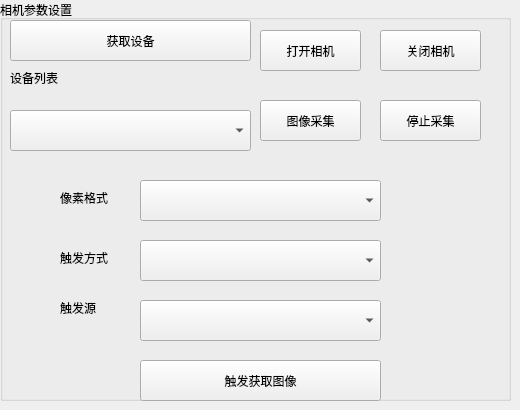
    <widget class="QWidget" name="tab">
     <attribute name="title">
      <string>调试界面</string>
     </attribute>
     <widget class="QGroupBox" name="Camera_Select">
      <property name="geometry">
       <rect>
        <x>0</x>
        <y>0</y>
        <width>511</width>
        <height>401</height>
       </rect>
      </property>
      <property name="title">
       <string>相机参数设置</string>
      </property>
      <widget class="QPushButton" name="UpdateDeviceList">
       <property name="geometry">
        <rect>
         <x>10</x>
         <y>20</y>
         <width>241</width>
         <height>41</height>
        </rect>
       </property>
       <property name="text">
        <string>获取设备</string>
       </property>
      </widget>
      <widget class="QPushButton" name="OpenDevice">
       <property name="geometry">
        <rect>
         <x>260</x>
         <y>30</y>
         <width>101</width>
         <height>41</height>
        </rect>
       </property>
       <property name="text">
        <string>打开相机</string>
       </property>
      </widget>
      <widget class="QPushButton" name="CloseDevice">
       <property name="geometry">
        <rect>
         <x>380</x>
         <y>30</y>
         <width>101</width>
         <height>41</height>
        </rect>
       </property>
       <property name="text">
        <string>关闭相机</string>
       </property>
      </widget>
      <widget class="QPushButton" name="StartAcquisition">
       <property name="geometry">
        <rect>
         <x>260</x>
         <y>100</y>
         <width>101</width>
         <height>41</height>
        </rect>
       </property>
       <property name="text">
        <string>图像采集</string>
       </property>
      </widget>
      <widget class="QPushButton" name="StopAcquisition">
       <property name="geometry">
        <rect>
         <x>380</x>
         <y>100</y>
         <width>101</width>
         <height>41</height>
        </rect>
       </property>
       <property name="text">
        <string>停止采集</string>
       </property>
      </widget>
      <widget class="QPushButton" name="TriggerSoftWare">
       <property name="geometry">
        <rect>
         <x>140</x>
         <y>360</y>
         <width>241</width>
         <height>41</height>
        </rect>
       </property>
       <property name="text">
        <string>触发获取图像</string>
       </property>
      </widget>
      <widget class="QLabel" name="PixelFormatLabel">
       <property name="geometry">
        <rect>
         <x>60</x>
         <y>190</y>
         <width>81</width>
         <height>16</height>
        </rect>
       </property>
       <property name="text">
        <string>像素格式</string>
       </property>
      </widget>
      <widget class="QLabel" name="TriggerSourceLabel">
       <property name="geometry">
        <rect>
         <x>60</x>
         <y>300</y>
         <width>81</width>
         <height>16</height>
        </rect>
       </property>
       <property name="text">
        <string>触发源</string>
       </property>
      </widget>
      <widget class="QComboBox" name="PixelFormat">
       <property name="geometry">
        <rect>
         <x>140</x>
         <y>180</y>
         <width>241</width>
         <height>41</height>
        </rect>
       </property>
       <property name="editable">
        <bool>false</bool>
       </property>
      </widget>
      <widget class="QComboBox" name="TriggerMode">
       <property name="geometry">
        <rect>
         <x>140</x>
         <y>240</y>
         <width>241</width>
         <height>41</height>
        </rect>
       </property>
      </widget>
      <widget class="QComboBox" name="TriggerSource">
       <property name="geometry">
        <rect>
         <x>140</x>
         <y>300</y>
         <width>241</width>
         <height>41</height>
        </rect>
       </property>
      </widget>
      <widget class="QLabel" name="TriggerModeLabel">
       <property name="geometry">
        <rect>
         <x>60</x>
         <y>250</y>
         <width>81</width>
         <height>16</height>
        </rect>
       </property>
       <property name="text">
        <string>触发方式</string>
       </property>
      </widget>
      <widget class="QLabel" name="label">
       <property name="geometry">
        <rect>
         <x>10</x>
         <y>70</y>
         <width>51</width>
         <height>16</height>
        </rect>
       </property>
       <property name="text">
        <string>设备列表</string>
       </property>
      </widget>
      <widget class="QComboBox" name="DeviceList">
       <property name="geometry">
        <rect>
         <x>10</x>
         <y>110</y>
         <width>241</width>
         <height>41</height>
        </rect>
       </property>
      </widget>
     </widget>
    </widget>
